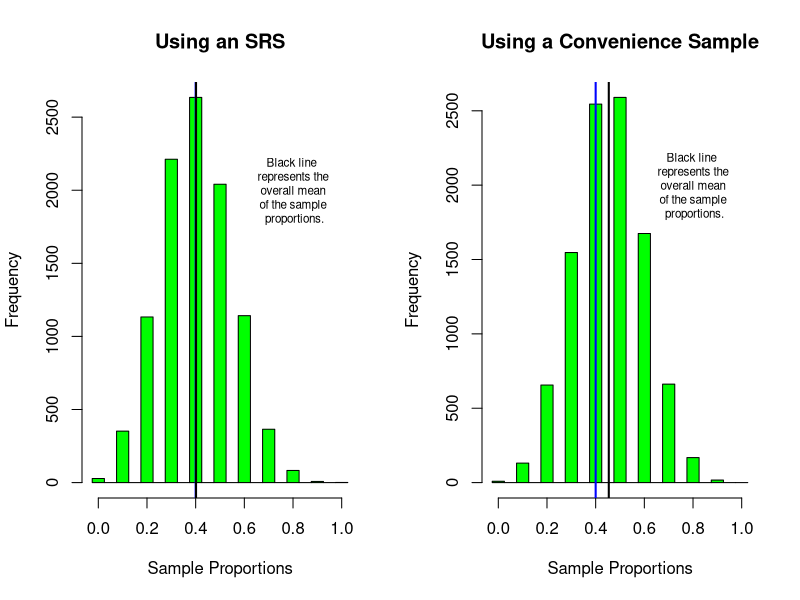

This chart was generated by the following R code:
## ---- chunk 1
set.seed(50)
marblePop <- data.frame(popNumber = 1:100, color = sample(c(rep("Blue", 40), rep("Red", 60)), size = 100, replace = FALSE))
convProb <- c(rep(0.0185, 50), rep(0.003, 25), rep(0, 25))
## ---- chunk 2
method1 <- marblePop[sample(1:100, size = 10, replace = FALSE), ]
method2 <- marblePop[sample(1:100, size = 10, replace = FALSE, prob = convProb), ]
names(method1) <- c("SRS Pop#", "Color")
names(method2) <- c("Conv Pop#", "Color")
knitr::kable(data.frame(method1, method2, row.names = NULL), col.names = c("SRS - Marble Selected", "Marble Color", "Convenience - Marble Selected", "Marble Color"))
## ---- chunk 3
method1 <- colMeans(replicate(10000, marblePop[sample(1:100, size = 10, replace = FALSE), 2]) == "Blue")
method2 <- colMeans(replicate(10000, marblePop[sample(1:100, size = 10, replace = FALSE, prob = convProb), 2]) == "Blue")
knitr::kable(data.frame(SRS = method1[1:10], Convenience = method2[1:10], row.names = NULL), col.names = c("SRS Sample Proportions", "Convenience Sample Proportions"), align = c("c","c"))
## ---- chunk 4
par(mfrow = c(1, 2))
hist(method1, main = "Using an SRS", xlab = "Sample Proportions", breaks = seq(from = -0.025, to = 1.025, by = 0.05), col = "Green")
abline(v = 0.4, col = "Blue", lwd = 2)
abline(v = mean(method1), col = "Black", lwd = 2)
text(x = 0.8, y = 2000, cex = 0.7, "Black line \n represents the \n overall mean \n of the sample \n proportions.")
hist(method2, main = "Using a Convenience Sample", xlab = "Sample Proportions", breaks = seq(from = -0.025, to = 1.025, by = 0.05), col = "Green")
abline(v = 0.4, col = "Blue", lwd = 2)
abline(v = mean(method2), col = "Black", lwd = 2)
text(x = 0.8, y = 2000, cex = 0.7, "Black line \n represents the \n overall mean \n of the sample \n proportions.")
par(mfrow = c(1, 1))
